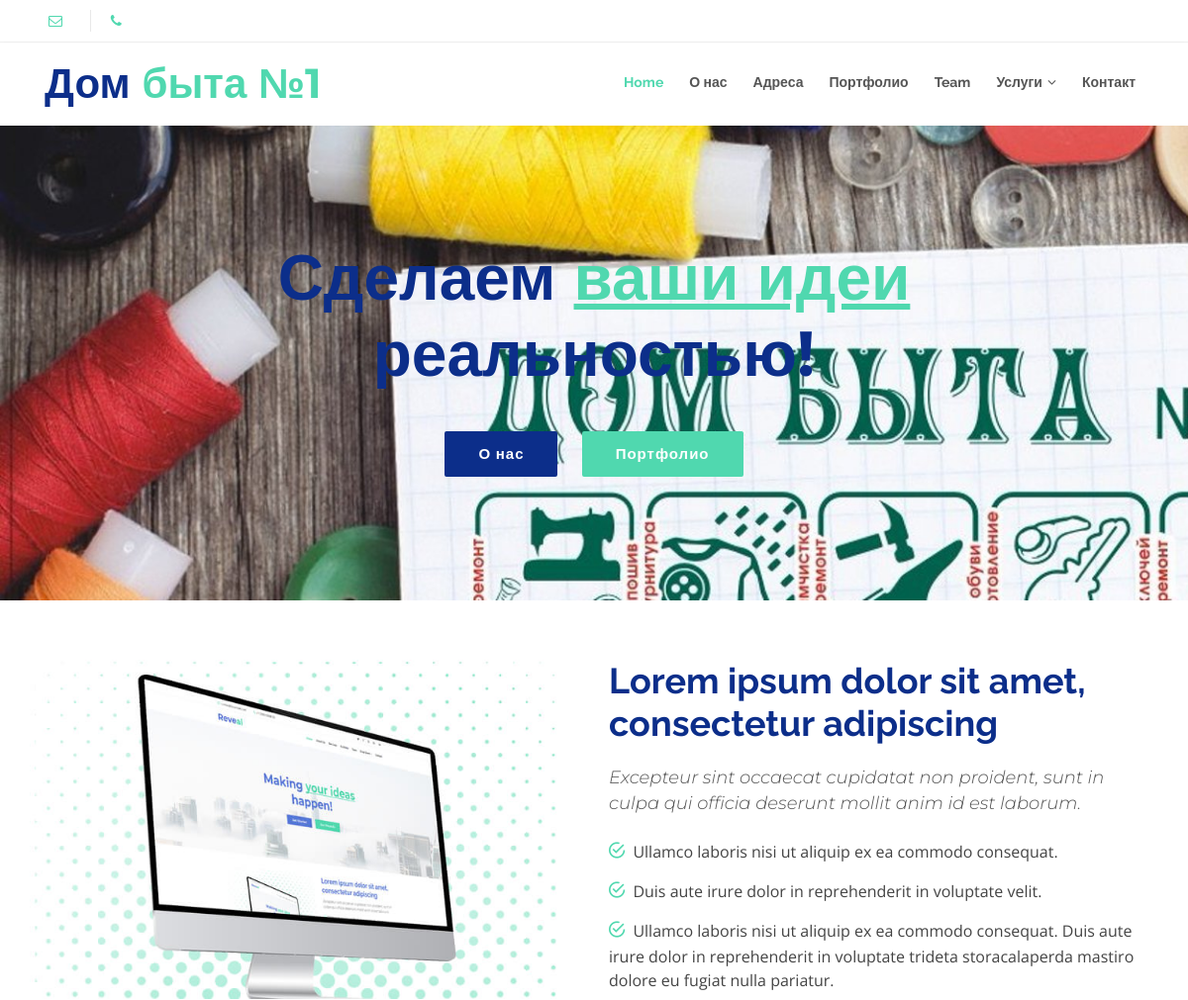
The app's page / (upper part), older data.
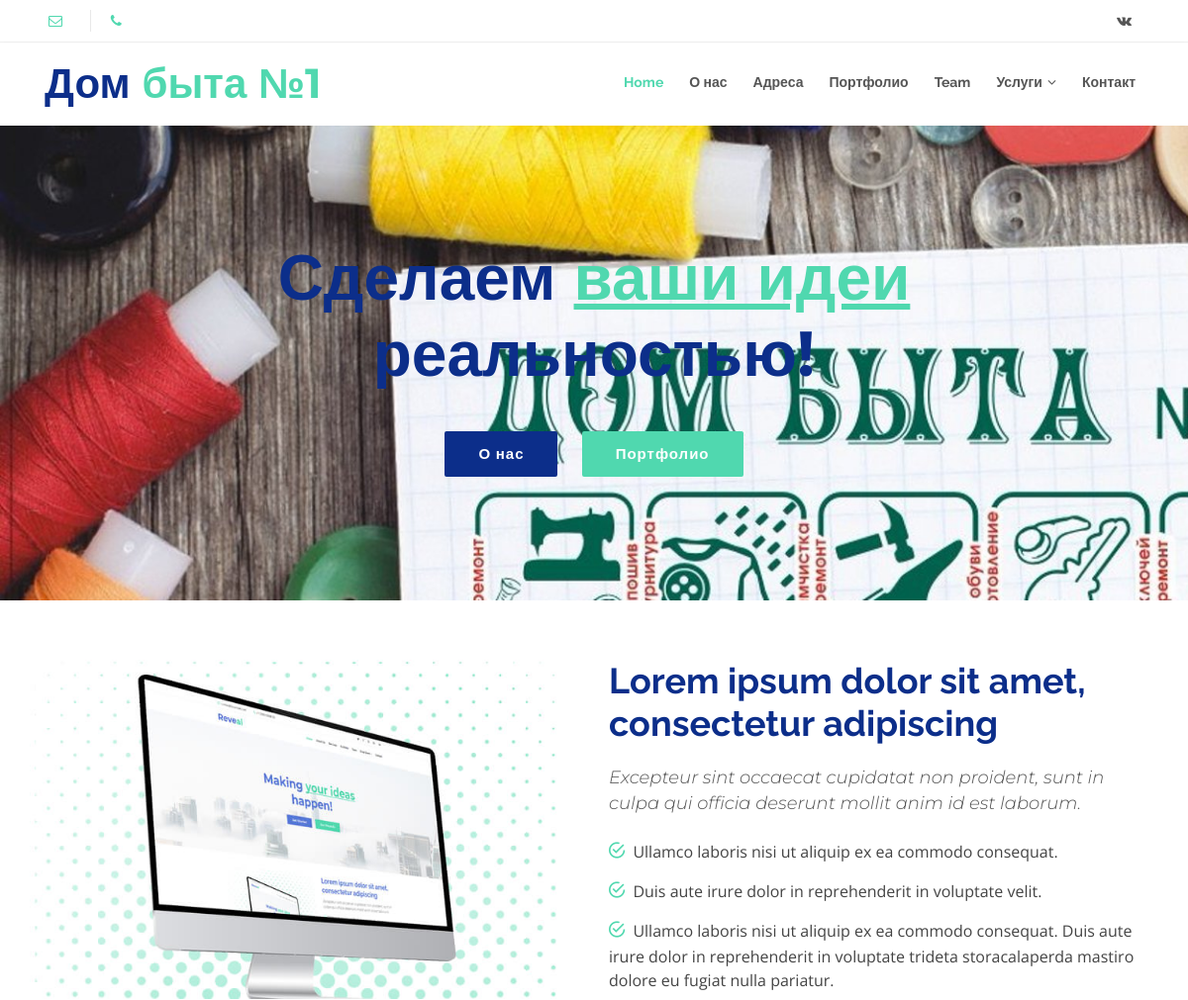
The same page, newer data.
### main/models.py (models this page shows, shortened)
class SocialLink(models.Model):
    TYPE_SOCIAL = (
        (0, '---'),
        (1, 'twitter'),
        (2, 'facebook'),
        (3, 'instagram'),
        (4, 'google-plus'),
        (5, 'linkedin'),
        (6, 'whatsapp'),
        (7, 'vk'),
    )
    my_order = models.PositiveIntegerField(default=0, blank=False, null=False)
    socialtype = models.IntegerField(_('Social media'), choices=TYPE_SOCIAL, default=0)
    url = models.URLField(_('URL Adress Social media'))
    enabled = models.BooleanField(_('Enabled state'), default=False)
    class Meta:
        ordering = ['my_order']
        verbose_name = _('Social Net link')
        verbose_name_plural = _('Social Nets Links')

### main/views.py (the view)
# urls.py: path('', views.mainpage, name='home')
def mainpage(request):
    return render(request, 'main_page.html', {'config': config})

### main/templatetags/main_tags.py (called while the page is built)
@register.inclusion_tag('_tag_menu.html', takes_context=True)
def main_menu(context):
    return {}

@register.inclusion_tag('_tag_social_media.html', takes_context=True)
def social_links(context):
    soc_links = SocialLink.objects.order_by('my_order').filter(enabled=True)
    return {'soc_links': soc_links}

### main/templates/main_page.html (shortened to what this page needs)
{% extends '_base.html' %}
{% load i18n %}
{% load static %}
{% block css_style %}{{ block.super }}{% endblock %}
{% block content %}
     <section id="intro">
        <div class="intro-content">
          <h2>Сделаем <span>ваши идеи</span><br>реальностью!</h2>
          <div>
            <a href="#about" class="btn-get-started scrollto">О нас</a>
            <a href="#portfolio" class="btn-projects scrollto">Портфолио</a>
          </div>
        </div>
    </section>
    <section id="about" class="wow fadeInUp">
        <div class="container">
            <div class="row">
                <div class="col-lg-6 about-img">
                    <img src="{% static 'img/about-img.jpg' %}" alt="">
                </div>
                <div class="col-lg-6 content">
                    <h2>Lorem ipsum dolor sit amet, consectetur adipiscing</h2>
                    <h3>Excepteur sint occaecat cupidatat non proident, sunt in culpa qui officia deserunt mollit anim id est laborum.</h3>
                    <ul>
                        <li><i class="ion-android-checkmark-circle"></i> Ullamco laboris nisi ut aliquip ex ea commodo consequat.</li>
                        <li><i class="ion-android-checkmark-circle"></i> Duis aute irure dolor in reprehenderit in voluptate velit.</li>
                        <li><i class="ion-android-checkmark-circle"></i> Ullamco laboris nisi ut aliquip ex ea commodo consequat. Duis aute irure dolor in reprehenderit in voluptate trideta storacalaperda mastiro dolore eu fugiat nulla pariatur.</li>
                    </ul>
                </div>
            </div>
        </div>
    </section>
{% endblock %}

### main/templates/_tag_social_media.html
{% if soc_links %}
    <div class="social-links float-right">
        {% for link in soc_links %}
            <a href="{{ link.url }}" class=""><i class="fa fa-{{ link.get_socialtype_display }}"></i></a>
        {% endfor %}
    </div>
{% endif %}

Row changes from the older to the newer data that the page shows:
added SocialLink: socialtype 7 (drawn)
